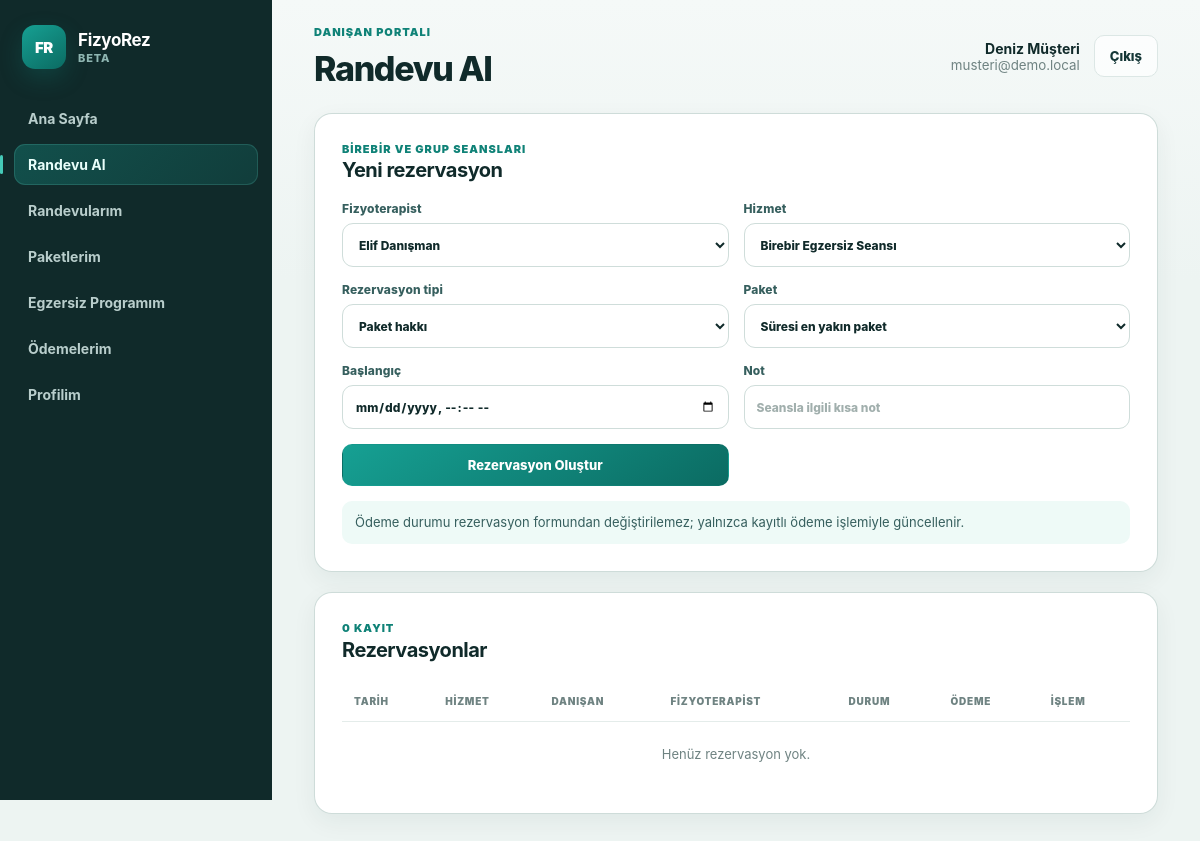
/customer/book (signed in), run on an earlier commit of the app's database.
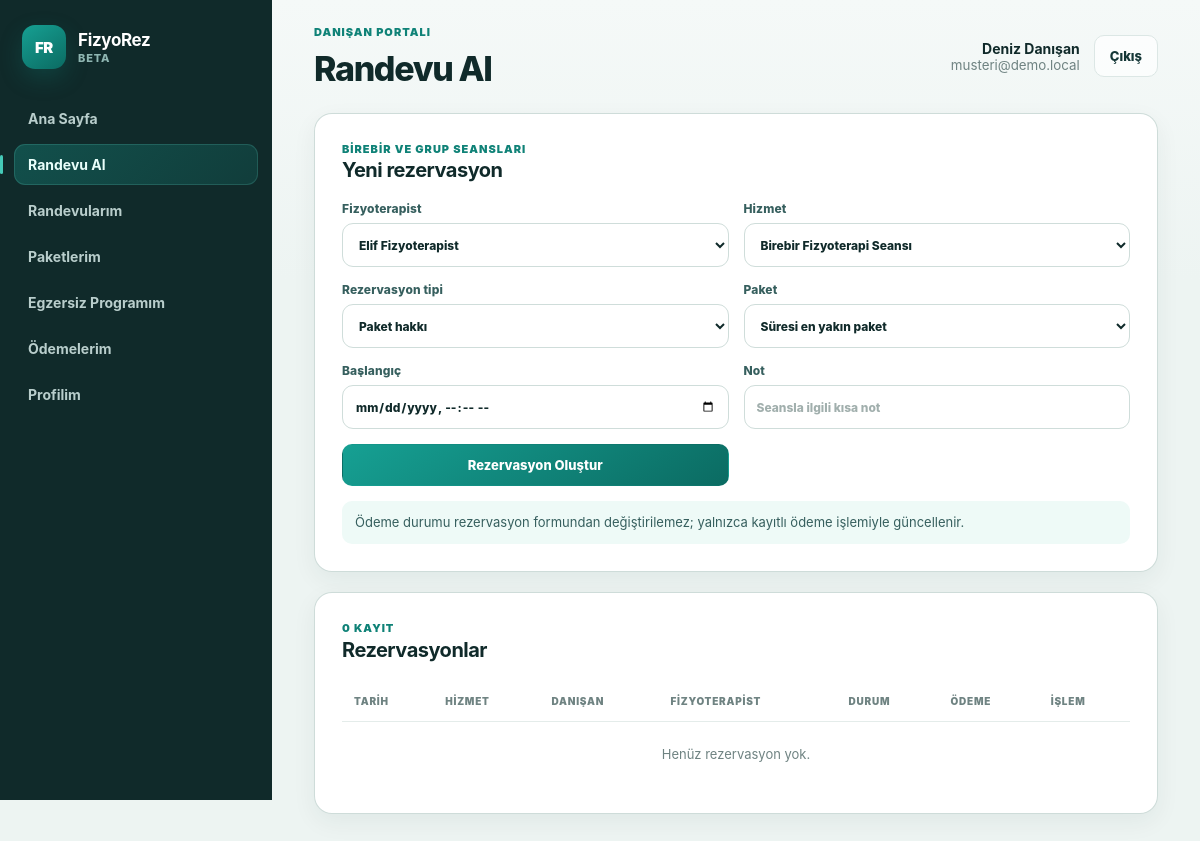
And on a later commit of the database.
### tables this page shows
CREATE TABLE IF NOT EXISTS users (
    id INT UNSIGNED AUTO_INCREMENT PRIMARY KEY,
    role ENUM('super_admin', 'admin', 'consultant', 'staff', 'customer') NOT NULL,
    name VARCHAR(160) NOT NULL,
    email VARCHAR(190) NOT NULL UNIQUE,
    phone VARCHAR(40) NULL,
    password_hash VARCHAR(255) NOT NULL,
    status ENUM('pending', 'active', 'suspended', 'passive') NOT NULL DEFAULT 'active',
    email_verified_at DATETIME NULL,
    privacy_consent_at DATETIME NULL,
    last_login_at DATETIME NULL,
    created_at DATETIME NOT NULL DEFAULT CURRENT_TIMESTAMP,
    updated_at DATETIME NULL ON UPDATE CURRENT_TIMESTAMP,
    INDEX idx_users_role (role),
    INDEX idx_users_status (status)
);

### index.php (called while the page is built, shortened)
<?php
require __DIR__ . '/app/web.php';

### app/core.php (called while the page is built, shortened)
<?php
function config(string $key, mixed $default = null): mixed
{
    $value = $GLOBALS['config'] ?? [];
    foreach (explode('.', $key) as $segment) {
        $value = $value[$segment];
    }
    return $value;
}
function e(mixed $value): string
{
    return htmlspecialchars((string) $value, ENT_QUOTES, 'UTF-8');
}
function normalize_app_path(string $path): string
{
    $path = '/' . trim($path, '/');
    return $path === '//' ? '/' : $path;
}
function app_base_path(): string
{
    static $basePath = null;
    if ($basePath !== null) {
        return $basePath;
    }
    $scriptName = str_replace('\\', '/', (string) ($_SERVER['SCRIPT_NAME'] ?? ''));
    if (str_ends_with($scriptName, '/api/v1/index.php')) {
        $scriptDir = dirname(dirname(dirname($scriptName)));
    } elseif (str_ends_with($scriptName, '/admin/index.php')) {
        $scriptDir = dirname(dirname($scriptName));
    } elseif (str_ends_with($scriptName, '/index.php')) {
        $scriptDir = dirname($scriptName);
    } else {
        $scriptDir = '';
    }
    $scriptDir = trim(str_replace('\\', '/', $scriptDir), '/');
    return $basePath = $scriptDir === '' ? '' : '/' . $scriptDir;
}
function url_for(string $path = ''): string
{
    $base = app_base_path();
    $path = normalize_app_path($path);
    return $path === '/' ? ($base === '' ? '/' : $base . '/') : $base . $path;
}
function asset_url(string $path): string
{
    return url_for('/' . ltrim($path, '/'));
}
final class DB
{
    private static ?PDO $pdo = null;
    public static function pdo(): PDO
    {
        if (self::$pdo instanceof PDO) {
            return self::$pdo;
        }
        $db = config('db');
        $dsn = sprintf(
            'mysql:host=%s;dbname=%s;charset=%s',
            $db['host'] ?? 'localhost',
            $db['name'] ?? '',
            $db['charset'] ?? 'utf8mb4'
        );
        try {
            self::$pdo = new PDO($dsn, (string) ($db['user'] ?? ''), (string) ($db['pass'] ?? ''), [
                PDO::ATTR_ERRMODE => PDO::ERRMODE_EXCEPTION,
                PDO::ATTR_DEFAULT_FETCH_MODE => PDO::FETCH_ASSOC,
                PDO::ATTR_EMULATE_PREPARES => false,
            ]);
        } catch (PDOException $e) {
            throw new RuntimeException(friendly_error_message($e), 0, $e);
        }
        return self::$pdo;
    }
    public static function fetch(string $sql, array $params = []): ?array
    {
        $stmt = self::pdo()->prepare($sql);
        $stmt->execute($params);
        $row = $stmt->fetch();
        return $row ?: null;
    }
    public static function fetchAll(string $sql, array $params = []): array
    {
        $stmt = self::pdo()->prepare($sql);
        $stmt->execute($params);
        return $stmt->fetchAll();
    }
}
final class Auth
{
    public static function currentUser(): ?array
    {
        $user = DB::fetch('SELECT * FROM users WHERE id = ? AND status = "active"', [(int) $_SESSION['user_id']]);
        return $user ? self::sanitizeUser($user) : null;
    }
    public static function requireWeb(array $roles = []): array
    {
        $user = self::currentUser();
        return $user;
    }
    public static function sanitizeUser(array $user): array
    {
        unset($user['password_hash'], $user['token_hash']);
        return $user;
    }
}

### app/authorization.php (called while the page is built, shortened)
<?php
final class Authorization
{
    private static array $cache = [];
    public static function can(array $user, string $permission): bool
    {
        $role = (string) ($user['role'] ?? '');
        if (!array_key_exists($role, self::$cache)) {
            $rows = DB::fetchAll(
                'SELECT p.slug FROM permissions p
                 INNER JOIN role_permissions rp ON rp.permission_id = p.id
                 INNER JOIN roles r ON r.id = rp.role_id
                 WHERE r.slug = ?',
                [$role]
            );
            self::$cache[$role] = array_fill_keys(array_column($rows, 'slug'), true);
        }
        return isset(self::$cache[$role][$permission]);
    }
}
function can(array $user, string $permission): bool
{
    return Authorization::can($user, $permission);
}

### app/web.php (the view, shortened to what this page needs)
<?php
$path = current_path();
$flash = $_SESSION['flash'] ?? null;
try {
    $user = Auth::requireWeb();
    render_page($user, $path, $flash);
} catch (Throwable $e) {
    http_response_code(500);
    render_error($e);
}
function role_home(string $role): string
{
    return $role === 'customer' ? '/customer' : '/admin';
}
    ?>
    <?php
function render_page(array $user, string $path, ?array $flash): void
{
    $title = page_title($path);
    ?>
    <!doctype html><html lang="tr"><head><meta charset="utf-8"><meta name="viewport" content="width=device-width, initial-scale=1">
    <title><?= e($title) ?> · <?= e(config('app.name')) ?></title><link rel="stylesheet" href="<?= e(asset_url('assets/css/app.css')) ?>"></head><body>
    <div class="app-shell"><aside class="sidebar" id="sidebar"><a href="<?= e(url_for(role_home((string) $user['role']))) ?>" class="brand"><span class="brand-mark">FR</span><span><strong><?= e(config('app.name')) ?></strong><small>Beta</small></span></a><nav class="nav"><?= nav_links($user, $path) ?></nav></aside>
    <div class="main-shell"><header class="topbar"><button type="button" class="menu-button" data-menu aria-label="Menüyü aç">☰</button><div><p class="eyebrow"><?= e(role_label((string) $user['role'])) ?></p><h1><?= e($title) ?></h1></div><div class="user-box"><span><strong><?= e($user['name']) ?></strong><small><?= e($user['email']) ?></small></span><form method="post" action="<?= e(url_for('/logout')) ?>"><?= csrf_field() ?><button class="btn btn-ghost">Çıkış</button></form></div></header>
    <?php render_flash($flash); ?><main class="content"><?php render_route($user, $path); ?></main></div></div>
    <script src="<?= e(asset_url('assets/js/app.js')) ?>"></script></body></html>
    <?php
}
function page_title(string $path): string
{
    return [
        '/admin' => 'Genel Bakış', '/admin/users' => 'Kullanıcı Yönetimi', '/admin/roles' => 'Rol ve Yetkiler',
        '/admin/services' => 'Hizmetler', '/admin/packages' => 'Paket ve Haklar', '/admin/reservations' => 'Rezervasyonlar',
        '/admin/availability' => 'Çalışma Günleri', '/admin/time-off' => 'İzin ve Molalar', '/admin/payments' => 'Ödemeler',
        '/admin/reports' => 'Raporlar', '/admin/settings' => 'Sistem Ayarları', '/admin/profile' => 'Profilim',
        '/admin/clinical' => 'Fizyoterapi Kayıtları', '/admin/exercises' => 'Egzersiz Programları',
        '/admin/audit' => 'İşlem Kayıtları',
        '/customer' => 'Ana Sayfa', '/customer/book' => 'Randevu Al', '/customer/reservations' => 'Randevularım',
        '/customer/packages' => 'Paketlerim', '/customer/payments' => 'Ödemelerim', '/customer/profile' => 'Profilim',
        '/customer/programs' => 'Egzersiz Programım',
    ][$path] ?? 'FizyoRez';
}
function role_label(string $role): string
{
    return ['super_admin' => 'Süper Yönetici', 'admin' => 'Yönetici', 'staff' => 'Resepsiyon / Personel', 'consultant' => 'Fizyoterapist', 'customer' => 'Danışan Portalı'][$role] ?? $role;
}
function nav_links(array $user, string $path): string
{
    if ($user['role'] === 'customer') {
        $links = ['/customer' => 'Ana Sayfa', '/customer/book' => 'Randevu Al', '/customer/reservations' => 'Randevularım', '/customer/packages' => 'Paketlerim', '/customer/programs' => 'Egzersiz Programım', '/customer/payments' => 'Ödemelerim', '/customer/profile' => 'Profilim'];
    }
    $html = '';
    foreach ($links as $href => $label) {
        $html .= '<a class="' . ($path === $href ? 'active' : '') . '" href="' . e(url_for($href)) . '">' . e($label) . '</a>';
    }
    return $html;
}
function render_route(array $user, string $path): void
{
    switch ($path) {
        case '/admin/reservations': case '/customer/reservations': case '/customer/book': render_reservations($user, $path); break;
    }
}
        ?>
    <?php
function render_reservations(array $user, string $path): void
{
    $filters = $path === '/customer/book' ? ['from' => date('Y-m-d H:i:s')] : [];
    ?><section class="panel"><div class="section-heading"><div><p class="eyebrow">Birebir ve grup seansları</p><h2>Yeni rezervasyon</h2></div></div><?php render_reservation_form($user); ?></section><?php render_reservation_table($user, ReservationService::list($user, $filters));
}
function render_reservation_form(array $user): void
{
    $services = DB::fetchAll('SELECT * FROM services WHERE active = 1 ORDER BY name'); $physios = consultants(); $customerRows = customers();
    $ownPackages = $user['role'] === 'customer' ? DB::fetchAll(Management::customerPackageSql() . ' WHERE cp.customer_id = ? AND cp.status = "active" ORDER BY cp.expires_at', [$user['id']]) : []; $manageAll = can($user, 'reservations.manage_all'); ?>
    <form method="post" class="form-grid"><?= csrf_field() ?><input type="hidden" name="action" value="create_reservation">
    <?php if ($manageAll): ?><?php options($customerRows); ?><?php options($physios); ?><?php elseif ($user['role'] === 'consultant'): ?><?php options($customerRows); ?><?php else: ?><label>Fizyoterapist<select name="consultant_id"><?php options($physios); ?></select></label><?php endif; ?>
    <label>Hizmet<select name="service_id"><?php options($services); ?></select></label><label>Rezervasyon tipi<select name="reservation_type" data-toggle-package><option value="package">Paket hakkı</option><option value="single">Tek seans</option></select></label>
    <?php if ($user['role'] === 'customer'): ?><label data-package-field>Paket<select name="customer_package_id"><option value="">Süresi en yakın paket</option><?php options($ownPackages, 'package_name'); ?></select></label><?php endif; ?>
    <label>Başlangıç<input type="datetime-local" name="starts_at" required></label><label>Not<input name="notes" placeholder="Seansla ilgili kısa not"></label><button class="btn btn-primary">Rezervasyon Oluştur</button></form><p class="form-note">Ödeme durumu rezervasyon formundan değiştirilemez; yalnızca kayıtlı ödeme işlemiyle güncellenir.</p>
    <?php
}
function render_reservation_table(array $user, array $reservations): void
{
    ?><section class="panel"><div class="section-heading"><div><p class="eyebrow"><?= count($reservations) ?> kayıt</p><h2>Rezervasyonlar</h2></div></div><div class="table-wrap"><table><thead><tr><th>Tarih</th><th>Hizmet</th><th>Danışan</th><th>Fizyoterapist</th><th>Durum</th><th>Ödeme</th><th>İşlem</th></tr></thead><tbody>
    <?php if (!$reservations): ?><tr><td colspan="7" class="empty">Henüz rezervasyon yok.</td></tr><?php endif; ?></tbody></table></div></section><?php
}
    $items = ScheduleService::availability($user); $manageAll = can($user, 'schedules.manage_all'); ?>
    <?php
function customers(): array { return DB::fetchAll('SELECT id, name FROM users WHERE role = "customer" AND status = "active" ORDER BY name'); }
function consultants(): array { return DB::fetchAll('SELECT id, name FROM users WHERE role = "consultant" AND status = "active" ORDER BY name'); }
function options(array $rows, string $labelKey = 'name'): void { foreach ($rows as $row) echo '<option value="' . e($row['id']) . '">' . e($row[$labelKey] ?? $row['name'] ?? $row['id']) . '</option>'; }
function csrf_field(): string { return '<input type="hidden" name="_csrf" value="' . e(csrf_token()) . '">'; }

What changed in the data, as far as the page shows it:
changed users "musteri@demo.local": name "Deniz Müşteri" → "Deniz Danışan"
Also different on the page:
form field consultant_id: "Elif Danışman" → "Elif Fizyoterapist"
form field service_id: "Birebir Egzersiz Seansı" → "Birebir Fizyoterapi Seansı"
